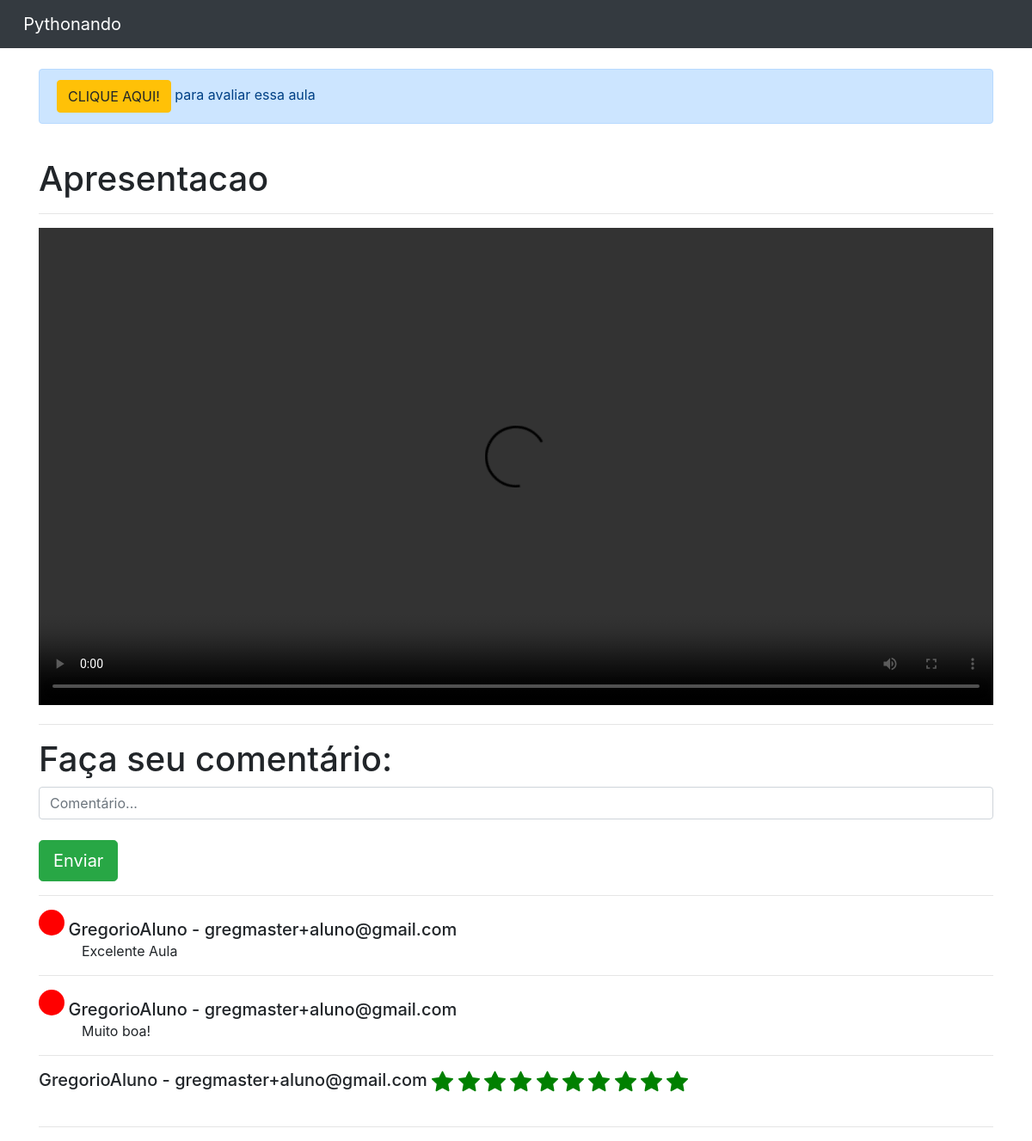
/home/aula/1 (signed in), run on the app's committed database.
### cursos/models.py (models this page shows, shortened)
class Aulas(models.Model):
    nome = models.CharField(max_length = 100)
    descricao = models.TextField()
    aula = models.FileField(upload_to = "aulas")
    curso = models.ForeignKey(Cursos, on_delete = models.DO_NOTHING)

class Comentarios(models.Model):
    usuario = models.ForeignKey(Usuario, on_delete = models.DO_NOTHING)
    comentario = models.TextField()
    data = models.DateTimeField(default = datetime.now)
    aula = models.ForeignKey(Aulas, on_delete = models.DO_NOTHING)

class NotasAulas(models.Model):
    choices = (
        ('p', 'Péssimo'),
        ('r', 'Ruim'),
        ('re', 'Regular'),
        ('b', 'bom'),
        ('o', 'Ótimo')
    )
    aula = models.ForeignKey(Aulas, on_delete=models.DO_NOTHING)
    nota = models.CharField(max_length=50, choices=choices)
    usuario = models.ForeignKey(Usuario, on_delete=models.DO_NOTHING)

### usuarios/models.py (models this page shows)
class Usuario(models.Model):
    nome = models.CharField(max_length = 50)
    email = models.EmailField()
    senha = models.CharField(max_length = 64)
    criadoem = models.DateField(default=datetime.now)
    def __str__(self) -> str:
        return self.nome +' - '+ self.email

### cursos/views.py (the view)
# urls.py: path('aula/<int:id>', views.aula, name = 'aula'),
def aula(request, id):
    if request.session.get('usuario'):
        aula = Aulas.objects.get(id = id)
        usuario_id = request.session['usuario']
        comentarios = Comentarios.objects.filter(aula=id).order_by('-data')
        usuario_avaliou = NotasAulas.objects.filter(aula_id = id).filter(usuario_id = usuario_id)
        avaliacoes = NotasAulas.objects.filter(aula_id = id)
        return render(request, 'aula.html', {'aula': aula,
                                            'usuario_id':usuario_id,
                                            'comentarios':comentarios,
                                            'request_usuario': usuario_id,
                                            'usuario_avaliou': usuario_avaliou,
                                            'avaliacoes': avaliacoes})
    else:
        return redirect('/auth/login/?status=2')

### cursos/templatetags/filtros.py (called while the page is built)
@register.filter
def return_list(value, arg):
    return [i for i in range(int(arg))]

### cursos/templates/aula.html (shortened to what this page needs)
{% extends 'base.html'%}
{% load filtros %}
{% block 'body' %}
<div class="container">
  <br>
  {% if not usuario_avaliou %}
    <div class="alert alert-primary" role="alert">
      <button type="button" class="btn btn-warning" data-toggle="modal" data-target="#exampleModal">
        CLIQUE AQUI!
      </button> para avaliar essa aula
    </div>
  {% endif %}
  <br>
  <h1>{{aula.nome}}</h1>
  <hr>
  <video  width="100%" controls>
      <source src="{{aula.aula.url}}" type="video/mp4">
    </video>
  <hr>
  <h1>Faça seu comentário: </h1>
  <input id="comentario" type="text" placeholder="Comentário..." class="form-control">
  <br>
  <input onclick="envia_comentario()" type="button" value="Enviar" class="btn btn-success btn-lg">
  <hr>
  <div id="comentarios">
    {% for i in comentarios%}
      <div style="background-color: red; width: 30px; height: 30px; border-radius: 15px; display: inline-block;"></div>
      <h5 style="display: inline;">{{i.usuario}}</h5>
      <p style="margin-left: 50px;">{{i.comentario}}</p>
      <hr>
    {% endfor %}
  </div>
  <div id="avaliacoes">
    {% for i in avaliacoes%}
      <h5 style="display: inline;">
        {{i.usuario}}
        {% for x in i.nota|return_list:5 %}
            <svg data-nota="{{ i.nota }}" xmlns="http://www.w3.org/2000/svg" width="25" height="25" fill="currentColor" class="bi bi-star-fill nota {{i.nota}}  " viewBox="0 0 16 16">
              <path d="M3.612 15.443c-.386.198-.824-.149-.746-.592l.83-4.73L.173 6.765c-.329-.314-.158-.888.283-.95l4.898-.696L7.538.792c.197-.39.73-.39.927 0l2.184 4.327 4.898.696c.441.062.612.636.282.95l-3.522 3.356.83 4.73c.078.443-.36.79-.746.592L8 13.187l-4.389 2.256z"/>
            </svg>
        {% endfor %}
      </h5>
      <br>
      <br>
    {% endfor %}
    <hr>
  </div>
</div>
{% endblock %}

### data on the page
Aulas: nome "Apresentacao"
Comentarios: usuario "GregorioAluno - gregmaster+aluno@gmail.com", comentario "Excelente Aula"
Comentarios: usuario "GregorioAluno - gregmaster+aluno@gmail.com", comentario "Muito boa!"
NotasAulas: usuario "GregorioAluno - gregmaster+aluno@gmail.com", nota "o" (drawn)
